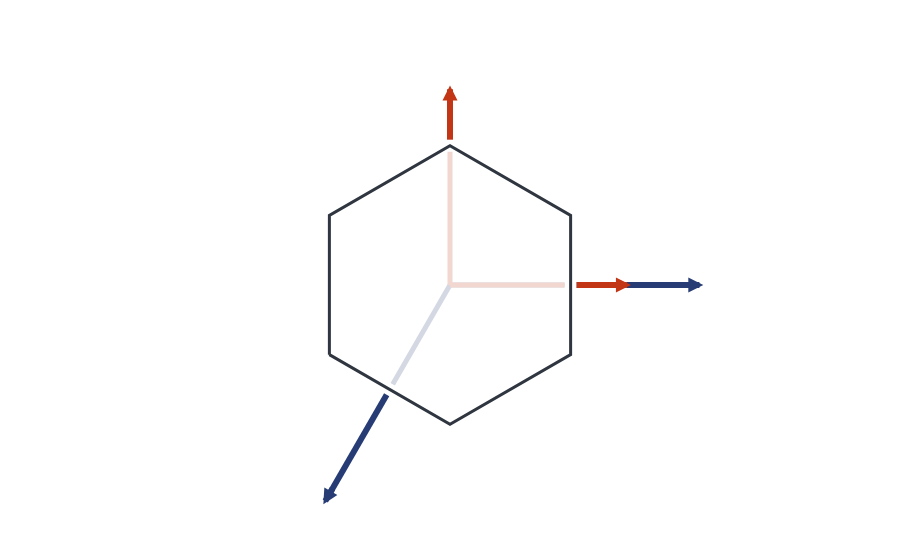
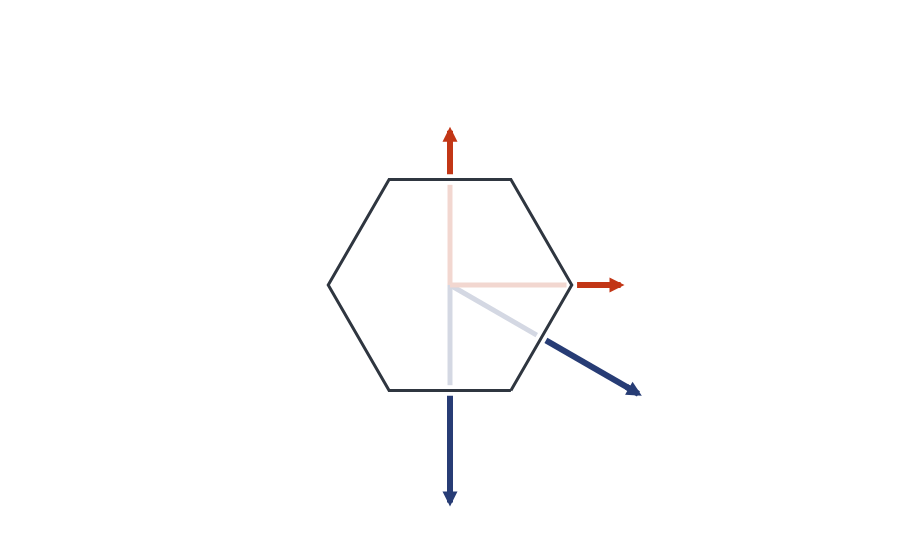

The notebook cell these images were saved under, in order:
### Markdown cell above
### Basis and Lattice geometry. 

Note that R1 and R2 are the basis in real space. They are related by a C_3 rotation. To complete the orbit of the C_3 group, we also define R3. R1, R2, and R3 show up in the momentum-space Hamiltonian

### Code cell
# Useful C_3 rotation
global const C_3::Matrix{Float64} = [cos(2.0*pi/3.0) -sin(2.0*pi/3.0); sin(2.0*pi/3.0) cos(2.0*pi/3.0)]

# Useful C_6 rotation
global const C_6::Matrix{Float64} = [cos(pi/3.0) -sin(pi/3.0); sin(pi/3.0) cos(pi/3.0)]


# Reciprocal and Direct Lattice   R1 and R2 are the basis vectors in the real space ! 
global const R1::Vector{Float64} = [-0.5, -0.5 * sqrt(3.0)]
global const R2::Vector{Float64} = C_3 * R1
global const R3::Vector{Float64} = C_3 * R2;

# Now, the reciprocal lattice 
global const R::Matrix{Float64} = [R1 R2]';
global const G::Matrix{Float64} = 2.0 * pi * inv(R');

let
    print("--- Plotting the Wigner-Seitz cell in real space. \n")
    print("\n")

    As = [R[i, :] for i ∈ 1 : size(R, 1)]
    real_wignerseitz = wignerseitz(As)

    vertices = real_wignerseitz.verts

    print("--- Vertices of the real Wigner-Seitz cell (in reduced coordinates): \n")
    for v ∈ vertices
        @printf("%10f %10f \n", v[1], v[2])
    end
    print("\n")

    pbzb = PlotlyJS.plot(real_wignerseitz)
    display(pbzb)

end

let
    print("--- Plotting the Wigner-Seitz cell in reciprocal space. \n")
    print("\n")

    G1 = G[1, :]; G2 = G[2, :]
    Gs = [G[i, :] for i ∈ 1 : size(G, 1)]
    recip_wignerseitz = wignerseitz(Gs)

    vertices = recip_wignerseitz.verts

    # Here, we want the cartesian coordinates of the corners (vertices of the FBZ). We also need the cartesian coordinates of the M point 
    global cart_v::Vector{Vector{Float64}} = similar(vertices)
    for i ∈ 1:size(cart_v, 1)
        red_v = vertices[i]
        cart_v[i] = red_v[1] * G1 + red_v[2] * G2
    end

    print("--- Vertices of the reciprocal space Wigner-Seitz cell (in reduced coordinates): \n")
    for v ∈ vertices
        @printf("%10f %10f \n", v[1], v[2])
    end
    print("\n")

    print("--- Vertices of the reciprocal space Wigner-Seitz cell (in cartesian coordinates): \n")
    for v ∈ cart_v
        @printf("%10f %10f \n", v[1], v[2])
    end
    print("\n")

    pbzb = PlotlyJS.plot(recip_wignerseitz)
    display(pbzb)

end

### Figure 1 — Plotly figure (JSON) as saved in the notebook; plotly's stock layout.template omitted (floating-point values rounded to 4 significant figures)
{"data": [{"hoverinfo": "text+x+y", "hovertext": "Cell", "line": {"color": "rgb(47,54,64)", "width": 3}, "mode": "lines", "type": "scatter", "x": [-0.5, 0, 0.5, 0.5, 0, -0.5, -0.5], "y": [-0.2887, -0.5774, -0.2887, 0.2887, 0.5774, 0.2887, -0.2887]}, {"hoverinfo": "text", "hovertext": "<b>v</b><sub>1</sub>", "line": {"color": "rgb(212,216,227)", "width": 5}, "mode": "lines", "type": "scatter", "x": [0, -0.2375], "y": [0, -0.4114]}, {"hoverinfo": "text", "hovertext": "<b>v</b><sub>2</sub>", "line": {"color": "rgb(212,216,227)", "width": 5}, "mode": "lines", "type": "scatter", "x": [0, 0.475], "y": [0, -1.055e-16]}, {"hoverinfo": "text+x+y", "hovertext": "<b>v</b><sub>1</sub>", "line": {"color": "rgb(39,60,117)", "width": 6}, "mode": "lines", "type": "scatter", "x": [-0.2625, -0.5], "y": [-0.4547, -0.866]}, {"hoverinfo": "text+x+y", "hovertext": "<b>v</b><sub>2</sub>", "line": {"color": "rgb(39,60,117)", "width": 6}, "mode": "lines", "type": "scatter", "x": [0.525, 1.0], "y": [-1.166e-16, -2.22e-16]}, {"hoverinfo": "text", "hovertext": "<b>x</b>", "line": {"color": "rgb(242,215,208)", "width": 5}, "mode": "lines", "type": "scatter", "x": [0, 0.475], "y": [0, 0]}, {"hoverinfo": "text", "hovertext": "<b>y</b>", "line": {"color": "rgb(242,215,208)", "width": 5}, "mode": "lines", "type": "scatter", "x": [0, 0], "y": [0, 0.5524]}, {"hoverinfo": "text", "hovertext": "<b>x</b>", "line": {"color": "rgb(194,54,22)", "width": 6}, "mode": "lines", "type": "scatter", "x": [0.525, 0.7], "y": [0, 0]}, {"hoverinfo": "text", "hovertext": "<b>y</b>", "line": {"color": "rgb(194,54,22)", "width": 6}, "mode": "lines", "type": "scatter", "x": [0, 0], "y": [0.6024, 0.7774]}], "layout": {"annotations": [{"arrowcolor": "rgb(39,60,117)", "arrowhead": 2, "arrowsize": 0.5, "arrowwidth": 6, "ax": -0.475, "axref": "x", "ay": -0.8227, "ayref": "y", "showarrow": true, "x": -0.525, "xref": "ax", "y": -0.9093, "yref": "ay"}, {"arrowcolor": "rgb(39,60,117)", "arrowhead": 2, "arrowsize": 0.5, "arrowwidth": 6, "ax": 0.95, "axref": "x", "ay": -2.109e-16, "ayref": "y", "showarrow": true, "x": 1.05, "xref": "ax", "y": -2.331e-16, "yref": "ay"}, {"arrowcolor": "rgb(194,54,22)", "arrowhead": 2, "arrowsize": 0.5, "arrowwidth": 6, "ax": 0.65, "axref": "x", "ay": 0, "ayref": "y", "showarrow": true, "x": 0.75, "xref": "ax", "y": 0, "yref": "ay"}, {"arrowcolor": "rgb(194,54,22)", "arrowhead": 2, "arrowsize": 0.5, "arrowwidth": 6, "ax": 0, "axref": "x", "ay": 0.7274, "ayref": "y", "showarrow": true, "x": 0, "xref": "ax", "y": 0.8274, "yref": "ay"}], "aspectmode": "data", "autosize": false, "hovermode": "closest", "margin": {"b": 50, "l": 50, "r": 50, "t": 60}, "paper_bgcolor": "rgba(255, 255, 255, 1)", "plot_bgcolor": "rgba(255, 255, 255, 1)", "showlegend": false, "xaxis": {"range": [-1.067, 1.067], "showbackground": false, "showgrid": false, "tickvals": [], "title": {"text": ""}, "zeroline": false}, "yaxis": {"range": [-0.9327, 0.9327], "scaleanchor": "x", "scaleratio": 1, "showbackground": false, "showgrid": false, "tickvals": [], "title": {"text": ""}, "zeroline": false}}}

### Figure 2 — Plotly figure (JSON) as saved in the notebook; plotly's stock layout.template omitted (floating-point values rounded to 4 significant figures)
{"data": [{"hoverinfo": "text+x+y", "hovertext": "Cell", "line": {"color": "rgb(47,54,64)", "width": 3}, "mode": "lines", "type": "scatter", "x": [2.094, 4.189, 2.094, -2.094, -4.189, -2.094, 2.094], "y": [-3.628, -8.882e-16, 3.628, 3.628, 8.882e-16, -3.628, -3.628]}, {"hoverinfo": "text", "hovertext": "<b>v</b><sub>1</sub>", "line": {"color": "rgb(212,216,227)", "width": 5}, "mode": "lines", "type": "scatter", "x": [0, -7.652e-16], "y": [0, -3.446]}, {"hoverinfo": "text", "hovertext": "<b>v</b><sub>2</sub>", "line": {"color": "rgb(212,216,227)", "width": 5}, "mode": "lines", "type": "scatter", "x": [0, 2.985], "y": [0, -1.723]}, {"hoverinfo": "text+x+y", "hovertext": "<b>v</b><sub>1</sub>", "line": {"color": "rgb(39,60,117)", "width": 6}, "mode": "lines", "type": "scatter", "x": [-8.458e-16, -1.611e-15], "y": [-3.809, -7.255]}, {"hoverinfo": "text+x+y", "hovertext": "<b>v</b><sub>2</sub>", "line": {"color": "rgb(39,60,117)", "width": 6}, "mode": "lines", "type": "scatter", "x": [3.299, 6.283], "y": [-1.904, -3.628]}, {"hoverinfo": "text", "hovertext": "<b>x</b>", "line": {"color": "rgb(242,215,208)", "width": 5}, "mode": "lines", "type": "scatter", "x": [0, 4.007], "y": [0, 0]}, {"hoverinfo": "text", "hovertext": "<b>y</b>", "line": {"color": "rgb(242,215,208)", "width": 5}, "mode": "lines", "type": "scatter", "x": [0, 0], "y": [0, 3.446]}, {"hoverinfo": "text", "hovertext": "<b>x</b>", "line": {"color": "rgb(194,54,22)", "width": 6}, "mode": "lines", "type": "scatter", "x": [4.37, 5.64], "y": [0, 0]}, {"hoverinfo": "text", "hovertext": "<b>y</b>", "line": {"color": "rgb(194,54,22)", "width": 6}, "mode": "lines", "type": "scatter", "x": [0, 0], "y": [3.809, 5.079]}], "layout": {"annotations": [{"arrowcolor": "rgb(39,60,117)", "arrowhead": 2, "arrowsize": 0.5, "arrowwidth": 6, "ax": -1.53e-15, "axref": "x", "ay": -6.892, "ayref": "y", "showarrow": true, "x": -1.692e-15, "xref": "ax", "y": -7.618, "yref": "ay"}, {"arrowcolor": "rgb(39,60,117)", "arrowhead": 2, "arrowsize": 0.5, "arrowwidth": 6, "ax": 5.969, "axref": "x", "ay": -3.446, "ayref": "y", "showarrow": true, "x": 6.597, "xref": "ax", "y": -3.809, "yref": "ay"}, {"arrowcolor": "rgb(194,54,22)", "arrowhead": 2, "arrowsize": 0.5, "arrowwidth": 6, "ax": 5.277, "axref": "x", "ay": 0, "ayref": "y", "showarrow": true, "x": 6.003, "xref": "ax", "y": 0, "yref": "ay"}, {"arrowcolor": "rgb(194,54,22)", "arrowhead": 2, "arrowsize": 0.5, "arrowwidth": 6, "ax": 0, "axref": "x", "ay": 4.716, "ayref": "y", "showarrow": true, "x": 0, "xref": "ax", "y": 5.441, "yref": "ay"}], "aspectmode": "data", "autosize": false, "hovermode": "closest", "margin": {"b": 50, "l": 50, "r": 50, "t": 60}, "paper_bgcolor": "rgba(255, 255, 255, 1)", "plot_bgcolor": "rgba(255, 255, 255, 1)", "showlegend": false, "xaxis": {"range": [-6.767, 6.767], "showbackground": false, "showgrid": false, "tickvals": [], "title": {"text": ""}, "zeroline": false}, "yaxis": {"range": [-7.739, 7.739], "scaleanchor": "x", "scaleratio": 1, "showbackground": false, "showgrid": false, "tickvals": [], "title": {"text": ""}, "zeroline": false}}}
